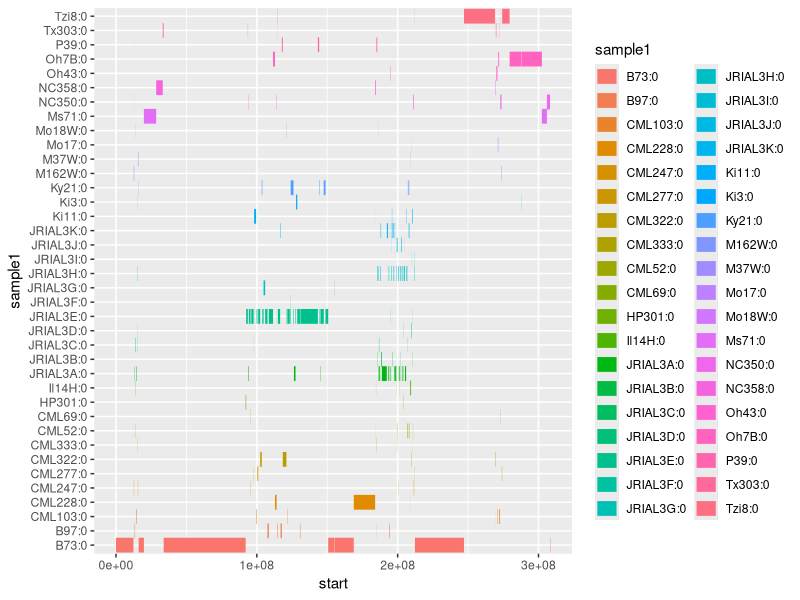

Here is the R script that generated this plot:
library(tidyverse)
library(dplyr)

fromChatGPT <- function(){
  data <- data.frame(
    location = c(1, 2, 3, 5, 6, 7, 10),
    label = c("A", "A", "B", "B", "B", "A", "A")
  )
  
  combined_data <- data %>%
    mutate(group = cumsum(c(1, diff(location) != 1 | lag(label) != label))) %>%
    group_by(group, label) %>%
    summarize(start = min(location), end = max(location)) %>%
    ungroup() %>%
    select(-group)
  
  combined_data <- data %>%
    mutate(group = cumsum(c(TRUE, diff(location) != 1 | lag(label, default = first(label)) != label))) %>%
    group_by(group, label) %>%
    summarize(start = min(location), end = max(location), .groups = 'drop') %>%
    select(-group)
  
  combined_data <- data %>%
    mutate(new_group = (location != lag(location, default = first(location)) + 1) | (label != lag(label, default = first(label)))) %>%
    mutate(group = cumsum(new_group)) %>%
    group_by(group, label) %>%
    summarize(start = min(location), end = max(location), .groups = 'drop') %>%
    select(-group)##, -new_group)
}

currentSampleMappingImputedParents <- read_delim("ZeaSynDH_Trial1100_0.9accuracy_imputed_parents.txt",
                                                 delim = "\t", escape_double = FALSE, col_types = cols(sample2 = col_skip()), trim_ws = TRUE)
combinedRegionParents <- currentSampleMappingImputedParents %>%
  filter(!startsWith(chrom,"scaf")) %>%
  mutate(new_group = (sample1 != lag(sample1, default = first(sample1))) | (chrom != lag(chrom, default = first(chrom)))) %>%
  mutate(group = cumsum(new_group)) %>%
  group_by(group, sample1,chrom) %>%
  summarize(start = min(start), end = max(end), .groups = 'drop') %>%
  select(-group)

#perChrPlot <- ggplot(combinedRegionParents,aes(x=start,y=sample1,color=sample1)) + geom_point() + facet_wrap(~chrom)
#perChrPlot

#perChrPlotSegments <- ggplot(combinedRegionParents) + geom_segment(aes(x=start,xend=end,y=sample1,yend=sample1,colour=sample1)) + facet_wrap(~chrom)
#perChrPlotSegments

combinedRegionParentsChr1 <- combinedRegionParents %>% filter(chrom=="chr1")
perChr1PlotSegments <- ggplot(combinedRegionParentsChr1) + geom_segment(aes(x=start,xend=end,y=sample1,yend=sample1,color=sample1),linewidth=5)
perChr1PlotSegments
